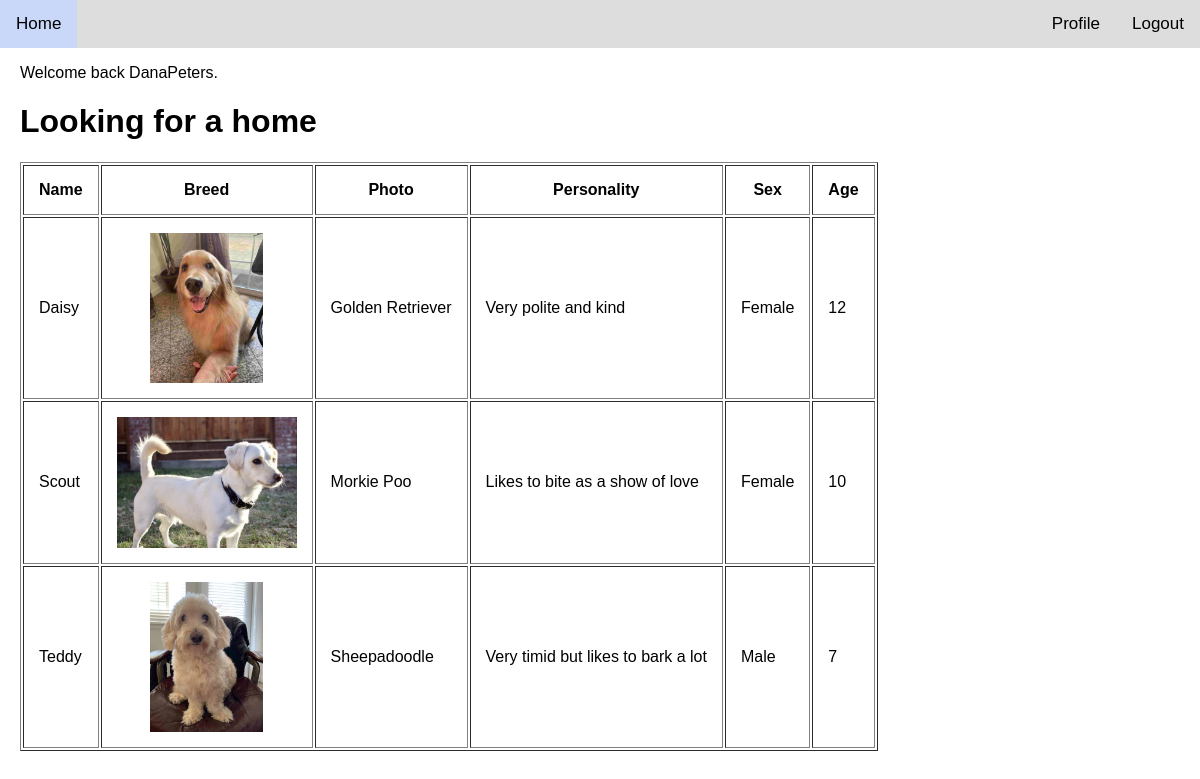
Page /index.php (signed in) on the committed database.
### tables this page shows
CREATE TABLE Dog (
	DogID		INTEGER NOT NULL AUTO_INCREMENT UNIQUE,
    BreedID 	INTEGER,
	Name		VARCHAR(32),
	Image 		varchar(256),
	Personality	VARCHAR(64),
	Color		VARCHAR(32),
	Weight		DECIMAL,
	DateArrived	DATE,
	DateLeft	VARCHAR(128),
	Owner		VARCHAR(64),
	AssignedVet	VARCHAR(64),
	Age			INTEGER,
	Trained		VARCHAR(32),
	Sex			VARCHAR(16),
	PRIMARY KEY (DogID),
	FOREIGN KEY (BreedID) REFERENCES Breed(BreedID)
);

CREATE TABLE Breed (
	BreedID		INTEGER NOT NULL AUTO_INCREMENT UNIQUE,
	FurType		VARCHAR(16),
	BreedName 	VARCHAR(32),
	PRIMARY KEY (BreedID)
);

### index.php (the view, shortened to what this page needs)
<?php
    include('components/navbar.php');
    if (isset($_SESSION['username'])) {
        $username = $_SESSION['username'];
        echo "Welcome back $username.";
    } elseif (isset($_SESSION['adminname'])) {
        $username = $_SESSION['adminname'];
        $password = $_SESSION['password'];
        echo "Welcome back $username (admin).";
    }
    displayTable(TRUE);
function displayTable($first) {
    require 'login.php';
    $connection = new mysqli($hn, $un, $pw, $db) or die ("Unable to connect");
    if ($result = $connection -> query("SELECT * FROM Dog INNER JOIN Breed ON Dog.BreedID = Breed.BreedID;")) {
        echo "<h1 style='text-align: left'>Looking for a home</h1>
        <table border='1'>
        <tr>
            <th>Name</th>
            <th>Breed</th>
            <th>Photo</th>
            <th>Personality</th>
            <th>Sex</th>
            <th>Age</th>
        </tr>";
        while($row = mysqli_fetch_array($result)) {
            echo "<tr class='dog-row'><td>" . $row['Name'] . "</td><td>" . "<img style='display: block; margin-left: auto; margin-right: auto; max-height: 150px; max-width: 180px;' src='./img/" . $row['Image'] . "'/>" . "</td><td>" . $row['BreedName'] . "</td><td>" . $row['Personality'] . "</td><td>" . $row['Sex'] . "</td><td>" . $row['Age'] . "</td></tr>";
        }
        echo "</table>";
    }
}
?>

### rows in the picture
dog: Name "Daisy", Image (picture), BreedID.BreedName "Golden Retriever", Personality "Very polite and kind", Sex "Female", Age "12"
dog: Name "Scout", Image (picture), BreedID.BreedName "Morkie Poo", Personality "Likes to bite as a show of love", Sex "Female", Age "10"
dog: Name "Teddy", Image (picture), BreedID.BreedName "Sheepadoodle", Personality "Very timid but likes to bark a lot", Sex "Male", Age "7"

### other values in the picture
$username "DanaPeters"
